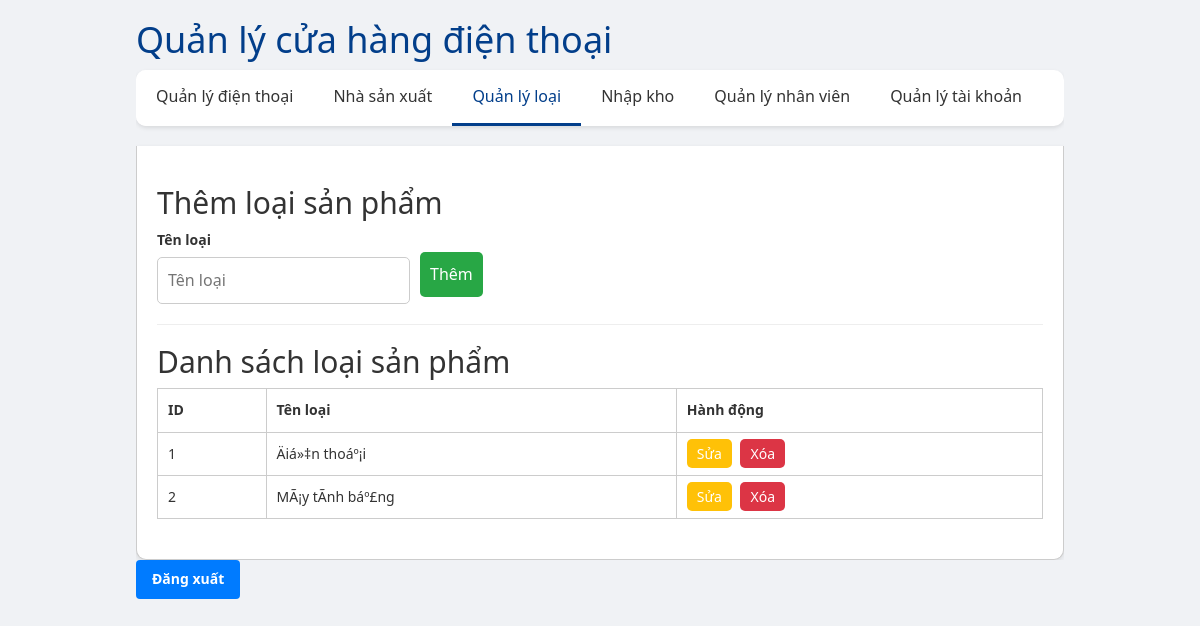
The app's page /admin/?page=type (signed in) with its own data.
### tables this page shows
CREATE TABLE `phonetype` (
  `id` int(12) NOT NULL,
  `name` varchar(255) NOT NULL
);

### config/lib.php (called while the page is built, shortened)
<?php
function is_guest() {
    return false;
}
?>

### admin/pages/type/index.php (the view, shortened to what this page needs)
<?php
include '../config/db.php';
?>
<head>
<link rel="stylesheet" href="/admin/pages/type/styles.css">
</head>
<body>
    <main>
        <?php
        if (!is_guest()) {
            echo '<section class="add-type">
            <h2>Thêm loại sản phẩm</h2>
            <form action="/admin/pages/type/add.php" method="post">
                <div>
                    <label for="name">Tên loại</label><br>
                    <input type="text" name="name" placeholder="Tên loại" required>
                </div>
                <div>
                    <br>
                    <button type="submit">Thêm</button>
                </div>
            </form>
        </section><hr>';
        }
        ?>
        <section class="type-list">
            <h2>Danh sách loại sản phẩm</h2>
            <table>
                <thead>
                    <tr>
                        <th>ID</th>
                        <th>Tên loại</th>
                        <?php
                        if (!is_guest()) {
                            echo '<th>Hành động</th>';
                        }
                        ?>
                    </tr>
                </thead>
                <tbody>
                    <?php
                    $sql = "SELECT * FROM phonetype order by id;";
                    $result = $conn->query($sql);
                    if ($result->num_rows > 0) {
                        while($row = $result->fetch_assoc()) {
                            echo "<tr>
                                <td>" . $row["id"] . "</td>
                                <td>" . $row["name"] . "</td>";
                            if (!is_guest()) {
                            echo "<td class='actions'>
                                    <a href='/admin/?page=editType&id=" . $row["id"] . "' class='edit-btn'>Sửa</a>
                                    <a href='#' onclick=\"deleteSubmit('" . $row["id"] . "')\" class='delete-btn'>Xóa</a>
                                </td>";
                            }
                            echo "</tr>";
                        }
                    } else {
                        echo "<tr><td colspan='4'>Không có loại sản phẩm nào</td></tr>";
                    }
                    ?>
                </tbody>
            </table>
        </section>
    </main>
</body>
</html>

### admin/css/styles.css (style rules this page uses)
body { font-family: Arial, sans-serif; background-color: #f4f4f4; margin: 0; padding: 0; }
table { width: 100%; border-collapse: collapse; }
table, th, td { border: 1px solid #ccc; }
th, td { padding: 10px; text-align: left; }
.actions a { padding: 5px 10px; margin-right: 5px; border: none; cursor: pointer; border-radius: 5px; text-decoration: none; color: #fff; }
.actions .edit-btn { background-color: #ffc107; }
.actions .delete-btn { background-color: #dc3545; }
body, h1, p, button { margin: 0; padding: 0; }
body { font-family: 'Segoe UI', Tahoma, Geneva, Verdana, sans-serif; background-color: #f0f2f5; color: #333; line-height: 1.6; padding: 20px; }

### admin/pages/type/styles.css (style rules this page uses)
body { font-family: Arial, sans-serif; background-color: #f4f4f4; margin: 0; padding: 0; }
.add-type, .type-list, .edit-type { margin-bottom: 20px; }
.add-type form, .edit-type form { display: flex; flex-wrap: wrap; gap: 10px; }
.add-type input, .add-type button, .edit-type input, .edit-type button { padding: 10px; font-size: 16px; border: 1px solid #ccc; border-radius: 5px; }
.add-type button, .edit-type button { background-color: #28a745; color: #fff; border: none; cursor: pointer; }
table { width: 100%; border-collapse: collapse; }
table, th, td { border: 1px solid #ccc; }
th, td { padding: 10px; text-align: left; }
.actions a { padding: 5px 10px; margin-right: 5px; border: none; cursor: pointer; border-radius: 5px; text-decoration: none; color: #fff; }
.actions .edit-btn { background-color: #ffc107; }
.actions .delete-btn { background-color: #dc3545; }
body, h1, p, button { margin: 0; padding: 0; }
body { font-family: 'Segoe UI', Tahoma, Geneva, Verdana, sans-serif; background-color: #f0f2f5; color: #333; line-height: 1.6; padding: 20px; }

### admin/index.php (style rules this page uses)
body, h1, p, button { margin: 0; padding: 0; }
body { font-family: 'Segoe UI', Tahoma, Geneva, Verdana, sans-serif; background-color: #f0f2f5; color: #333; line-height: 1.6; padding: 20px; }

### records on screen
phonetype: id "1", name "Äiá»‡n thoáº¡i"
phonetype: id "2", name "MÃ¡y tÃ­nh báº£ng"
